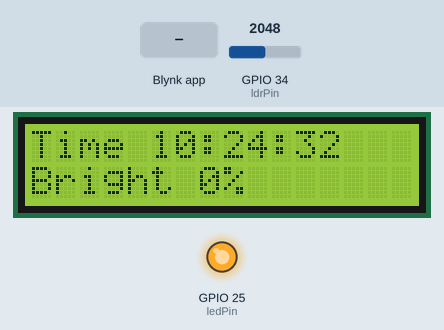
Recording of a sketch running on a simulated ESP32. Parts: 16×2 character LCD, output pins drawn as LEDs (lit = HIGH). Inputs (shaded band) come from the test bench; at power-on: GPIO 34 (ldrPin) = 2048. WiFi joins after 1.5 s; servers stay silent unless stated; the local clock reads 2024-03-15 10:24:30 at power-on unless the sketch sets it; what the sketch prints to the serial monitor is not drawn.

Above: at 3.0 s.
3.1 s: Blynk app writes 1 to V4
At 5.9 s:
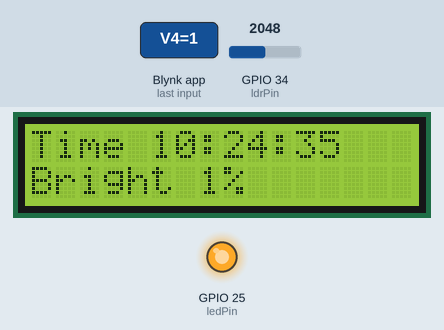
6.1 s: Blynk app writes 1 to V3
At 9.0 s:
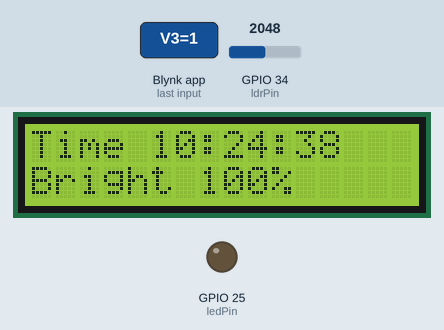
Timing chart, 0 to 10.5 s (numbered marks = the images above; inputs shaded):
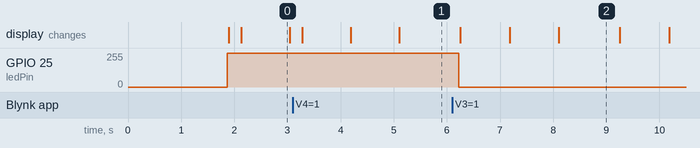

The sketch:

codingan_IOT.ino
```cpp
#define BLYNK_TEMPLATE_ID "TMPL6zFvzaQmO"
#define BLYNK_TEMPLATE_NAME "SMART PJU"
#define BLYNK_AUTH_TOKEN "M_0EI-gobSbd52wrI2WxUJWszkGT54PP"

#define BLYNK_PRINT Serial

#include <WiFi.h>
#include <WiFiClient.h>
#include <BlynkSimpleEsp32.h>

char auth[] = BLYNK_AUTH_TOKEN;
char ssid[] = "Master";
char pass[] = "01234567890";

// =========================================
// RTC, LCD, SENSOR
// =========================================
#include <Wire.h>
#include "RTClib.h"
#include <LiquidCrystal_I2C.h>

RTC_DS1307 rtc;
LiquidCrystal_I2C lcd(0x27, 16, 2);

// Pins
const int ldrPin = 34;
const int ledPin = 25;   // AKTIF-LOW

// Manual override
bool manualOverride = false;
int manualBrightness = 0;

// ==========================
// BLYNK CALLBACKS
// ==========================
BLYNK_WRITE(V3) { // SWITCH
  manualOverride = true;
  manualBrightness = param.asInt() ? 100 : 0;
}

BLYNK_WRITE(V4) { // SLIDER
  manualBrightness = constrain(param.asInt(), 0, 100);
  manualOverride = true;
  Blynk.virtualWrite(V3, manualBrightness > 0);
}

// ==========================
// SETUP
// ==========================
void setup() {
  Serial.begin(115200);

  Blynk.begin(auth, ssid, pass);

  Wire.begin();

  if (!rtc.begin()) {
    Serial.println("❌ RTC TIDAK TERDETEKSI");
    while (1);
  }

  if (!rtc.isrunning()) {
    Serial.println("⚠️ RTC belum jalan, set waktu");
    rtc.adjust(DateTime(F(__DATE__), F(__TIME__)));
  }

  lcd.init();
  lcd.backlight();
  lcd.clear();

  pinMode(ledPin, OUTPUT);

  Serial.println("✅ SMART PJU ESP32 SIAP");
}

// ==========================
// LOOP
// ==========================
void loop() {
  Blynk.run();

  // ===== RTC =====
  DateTime now = rtc.now();

  int hour = now.hour();
  int minute = now.minute();
  int second = now.second();

  String timeStr =
    (hour < 10 ? "0" : "") + String(hour) + ":" +
    (minute < 10 ? "0" : "") + String(minute) + ":" +
    (second < 10 ? "0" : "") + String(second);

  // ===== LDR =====
  int ldrValue = analogRead(ldrPin);

  // ===== BRIGHTNESS LOGIC =====
  int brightnessPercent;
  if (manualOverride) {
    brightnessPercent = manualBrightness;
  } else {
    brightnessPercent = map(ldrValue, 200, 900, 100, 0);
    brightnessPercent = constrain(brightnessPercent, 0, 100);

    if (hour >= 18 || hour < 6) brightnessPercent = 100;
    else brightnessPercent = 0;
  }

  // ===== PWM (AKTIF-LOW FIX) =====
  int pwmNormal = map(brightnessPercent, 0, 100, 0, 255);
  int pwmLED = 255 - pwmNormal;
  analogWrite(ledPin, pwmLED);

  // ===== LCD DISPLAY =====
  lcd.setCursor(0, 0);
  lcd.print("Time ");
  lcd.print(timeStr);
  lcd.print("   "); // clear sisa karakter

  lcd.setCursor(0, 1);
  lcd.print("Bright ");
  lcd.print(brightnessPercent);
  lcd.print("%   ");

  // ===== BLYNK =====
  Blynk.virtualWrite(V0, timeStr);
  Blynk.virtualWrite(V1, ldrValue);
  Blynk.virtualWrite(V2, brightnessPercent);

  delay(200);
}
```

Measured:
- after the input at 3.1 s, GPIO 25 (ledPin): 255/255 → 253/255 after 0.15 s
- after the input at 6.1 s, GPIO 25 (ledPin): 253/255 → 0/255 after 0.13 s
- what the display in image 0 shows lasts 0.9 s, from 2.1 s to 3.0 s
